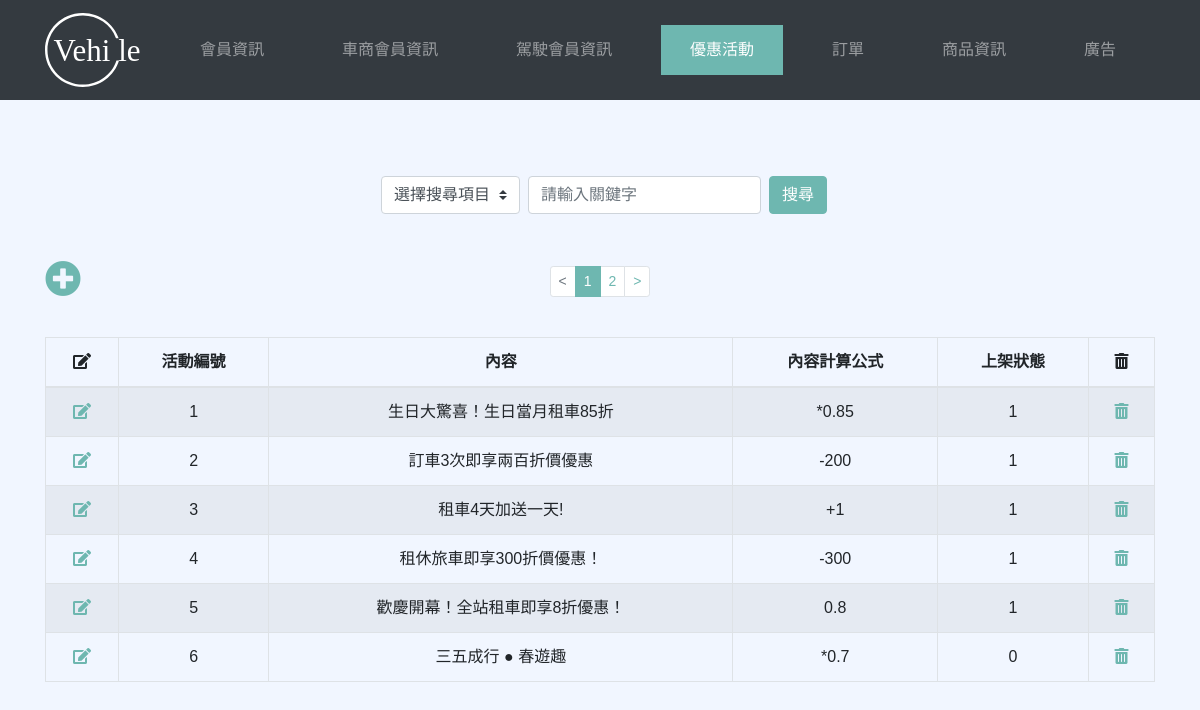
/ming_data_list.php, run on the app's committed database.
### tables this page shows
CREATE TABLE `coupon` (
  `couponNo` int(10) NOT NULL,
  `couponInfo` varchar(255) NOT NULL,
  `couponFunc` varchar(255) NOT NULL,
  `couponState` int(11) NOT NULL
);

### ming_data_list.php (the view, shortened to what this page needs)
<?php
    require __DIR__. '/__connect_db.php';
    $per_page = 6;
    $page = isset($_GET['page']) ? intval($_GET['page']) : 1;
    $searchKey = isset($_GET['searchKey']) ? $_GET['searchKey'] : '';
    $t_sql = "SELECT COUNT(1) FROM coupon WHERE 1=1";
$t_stmt = $pdo->query($t_sql);
    $total_rows = $t_stmt->fetch(PDO::FETCH_NUM)[0];
    $total_pages = ceil($total_rows/$per_page);
    $sql = "SELECT * FROM `coupon` WHERE 1=1 ";
    $sql = $sql . " LIMIT " . ($page - 1) * $per_page . "," . $per_page;
    $stmt = $pdo->query($sql);
    $rows = $stmt->fetchAll(PDO::FETCH_ASSOC);
?>
<?php include __DIR__. '/__html_head.php';  ?>
<?php include __DIR__. '/__navbar.php';  ?>
<link rel="stylesheet" href="./css/driver.css">
    <br>
    <br>
<div class="container">
    <form class="form-inline d-flex justify-content-center my-4" method="get" id="forms" name="forms">
        <select class="custom-select my-1 mr-sm-2" id="key" name="key">
            <option selected>選擇搜尋項目</option>
        </select>
        <input type="text" class="form-control  mr-sm-2" name="searchKey" id="searchKey" placeholder="請輸入關鍵字"
               value="<?= $searchKey ?>"
               class="custom-select my-1 mr-sm-2">
        <button type="submit" class="btn btn-primary my-1 search-btn">搜尋</button>
    </form>
    <br>
    <div class="row">
        <div class="col-lg-12 page">
            <a href="ming_data_insert.php" class="shop-insert"><i class="fas fa-plus-circle"></i></a>
            <nav>
                <ul class="pagination pagination-sm justify-content-center">
                <li class="page-item <?= $page <= 1 ? 'disabled' : '' ?>"
                    <?php if ($page <= 1): ?>''
                    <?php else: ?>onclick="myFunctionB()"
                    <?php endif ?>
                    >
                    <a class="page-link" href="#">&lt;</a>
                    </li>
                    <?php for ($i = 1; $i <= $total_pages; $i++): ?>
                        <li class="page-item <?= $i == $page ? 'active' : '' ?>" onclick="myFunction<?= $i ?>()">
                            <a class="page-link" href="#"><?= $i ?></a>
                        </li>
                    <?php endfor ?>
                    <li class="page-item <?= $page >= $total_pages ? 'disabled' : '' ?>"
                    <?php if ($page >= $total_pages): ?>''
                    <?php else: ?>onclick="myFunctionC()"
                    <?php endif ?>
                    >
                    <a class="page-link" href="#">&gt;</a>
                    </li>
                </ul>
            </nav>
        </div>
    </div>
    <br>
    <div class="row tablerow">
        <div class="col-lg-12">
            <table class="table table-striped  text-center table-bordered">
                <thead>
                <tr>
                <th scope="col"><i class="fas fa-edit"></i></th>
                <th scope="col">活動編號</th>
                <th scope="col">內容</th>
                <th scope="col">內容計算公式</th>
                <th scope="col">上架狀態</th>
                <th scope="col"><i class="fas fa-trash-alt"></i></th>
    </tr>
  </thead>
  <tbody>
  <?php foreach($rows as $row): ?>
    <tr>
        <td>
            <a href="ming_data_edit.php?couponNo=<?= $row['couponNo'] ?>" class="s-icon"><i class="fas fa-edit"></i></a>
        </td>
        <td><?= $row['couponNo'] ?></td>
        <td><?= $row['couponInfo'] ?></td>
        <td><?= $row['couponFunc'] ?></td>
        <td><?= $row['couponState'] ?></td>
        <td><a href="javascript: delete_it(<?= $row['couponNo'] ?>) " class="s-icon">
            <i class="fas fa-trash-alt"></i></a>
        </td>
    </tr>
                <?php endforeach; ?>
                </tbody>
            </table>
        </div>
    </div>
</div>
<?php include __DIR__. '/__html_foot.php';  ?>

### css/driver.css (style rules this page uses)
.page { position: relative; }
a.shop-insert { font-size: 36px; color: #6EB7B0; position: absolute; bottom: 6px; }
.row { margin: 0; }
.col-lg-12 { padding: 0; }
.btn-primary { background-color: #6EB7B0; border-color: #6EB7B0; }
.page-item.active .page-link { background-color: #6EB7B0; border-color: #6EB7B0; }
.page-link { color: #6EB7B0; }

### __html_head.php (style rules this page uses)
body { background-color: #F1F6FF; font-family: 'Noto Sans TC', sans-serif !important; }
.btn-primary { background-color: #6EB7B0; border-color: #6EB7B0; }
.page-item.active .page-link { background-color: #6EB7B0; border-color: #6EB7B0; }
.page-link { color: #6EB7B0; }
a.s-icon { color: #6EB7B0 ; }

### ming_data_list.php (style rules this page uses)
th { justify-content: center !important; text-align: center !important; vertical-align:middle !important; }
td { justify-content: center !important; text-align: center !important; vertical-align:middle !important; }

### data on the page
coupon: couponNo "1", couponInfo "生日大驚喜！生日當月租車85折", couponFunc "*0.85", couponState "1"
coupon: couponNo "2", couponInfo "訂車3次即享兩百折價優惠", couponFunc "-200", couponState "1"
coupon: couponNo "3", couponInfo "租車4天加送一天!", couponFunc "+1", couponState "1"
coupon: couponNo "4", couponInfo "租休旅車即享300折價優惠！", couponFunc "-300", couponState "1"
coupon: couponNo "5", couponInfo "歡慶開幕！全站租車即享8折優惠！", couponFunc "0.8", couponState "1"
coupon: couponNo "6", couponInfo "三五成行 ● 春遊趣", couponFunc "*0.7", couponState "0"
